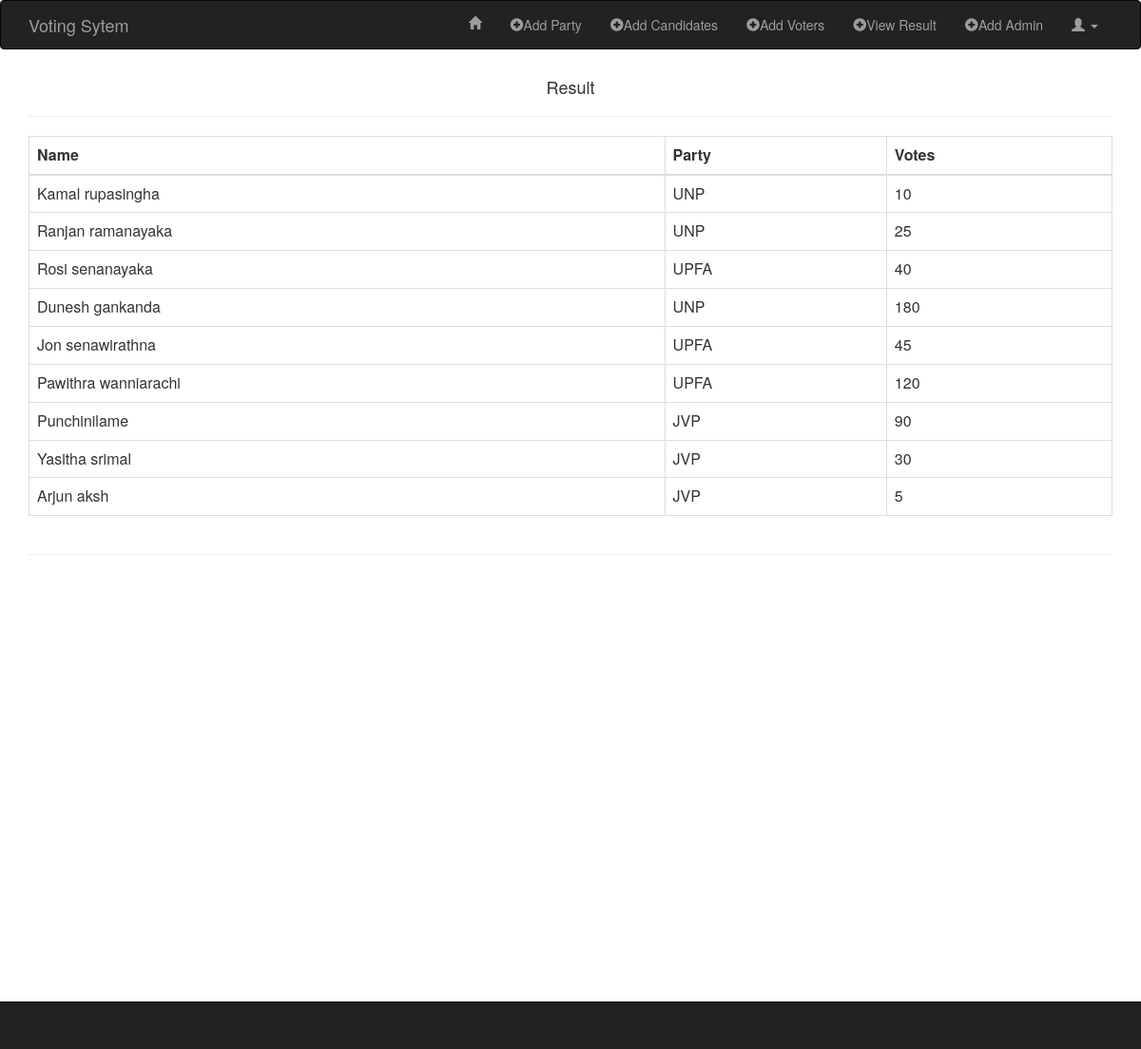
Page /province/vote_result.php on the committed database.
### tables this page shows
CREATE TABLE IF NOT EXISTS `votes_province` (
  `id` int(11) NOT NULL AUTO_INCREMENT,
  `name` varchar(20) NOT NULL,
  `party` varchar(20) NOT NULL,
  `votes` varchar(20) DEFAULT '0',
  PRIMARY KEY (`id`)
);

### province/vote_result.php (the view, shortened to what this page needs)
<?php
include 'navbar.php';
include '../config/db.php';
 ?>
<!DOCTYPE HTML>
<html lang="en-US">
<head>
    <link rel="stylesheet" href="../assets/css/bootstrap.min.css">
</head>
<body>
<div class="container">
    <div class="row">
        <div class="col-md-12">
            <h4 align="center"> Result</h4>      <hr>
                <div class="table-responsive">
                    <table class="table table-bordered ">
                        <thead class="thead-dark">
                        <tr>
                        <th>Name</th>
                        <th>Party</th>
                        <th>Votes</th>
                        </tr>
                        <tbody>
                        <?php
                            $sql = "SELECT * FROM votes_province";
                            $sql_run = mysqli_query($con,$sql);
                            while($row=mysqli_fetch_array($sql_run))
                            {
                        ?>
                            <tr>
                            <td><?php echo $row['name'] ;?></td>
                            <td><?php echo $row['party'] ;?></td>
                            <td><?php echo $row['votes'] ;?></td>
                            </tr>
                            <?php
                        }
                        ?>
                        </tbody>
                        </thead>
                    </table>
                </div>
            <hr>
<div id="piechart" style="width: 900px; height: 500px;"></div>
<nav class="navbar navbar-inverse navbar-fixed-bottom" role="navigation">
</nav>
</body>
</html>

### rows in the picture
votes_province: name "Kamal rupasingha", party "UNP", votes "10"
votes_province: name "Ranjan ramanayaka", party "UNP", votes "25"
votes_province: name "Rosi senanayaka", party "UPFA", votes "40"
votes_province: name "Dunesh gankanda", party "UNP", votes "180"
votes_province: name "Jon senawirathna", party "UPFA", votes "45"
votes_province: name "Pawithra wanniarachi", party "UPFA", votes "120"
votes_province: name "Punchinilame", party "JVP", votes "90"
votes_province: name "Yasitha srimal", party "JVP", votes "30"
votes_province: name "Arjun aksh", party "JVP", votes "5"
